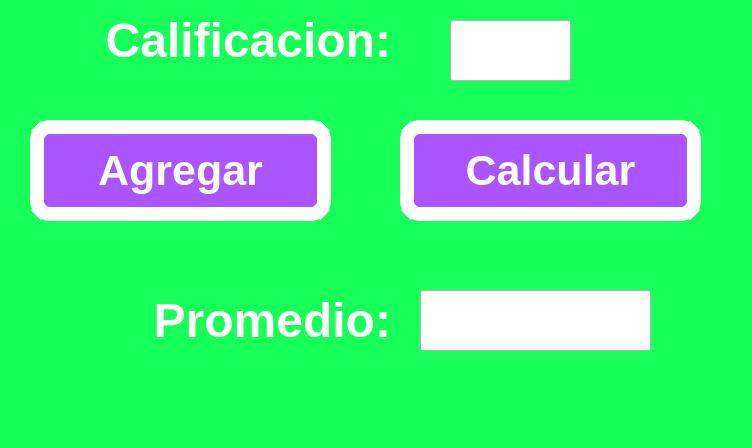
<?xml version="1.0" encoding="UTF-8"?>
<ui version="4.0">
 <class>MainWindow</class>
 <widget class="QMainWindow" name="MainWindow">
  <property name="geometry">
   <rect>
    <x>0</x>
    <y>0</y>
    <width>752</width>
    <height>448</height>
   </rect>
  </property>
  <property name="windowTitle">
   <string>MainWindow</string>
  </property>
  <property name="styleSheet">
   <string notr="true">background-color: rgb(23, 255, 89);
</string>
  </property>
  <widget class="QWidget" name="centralwidget">
   <widget class="QPushButton" name="btn_add">
    <property name="geometry">
     <rect>
      <x>30</x>
      <y>120</y>
      <width>301</width>
      <height>101</height>
     </rect>
    </property>
    <property name="font">
     <font>
      <pointsize>32</pointsize>
      <weight>75</weight>
      <bold>true</bold>
     </font>
    </property>
    <property name="styleSheet">
     <string notr="true">background-color: rgb(170, 85, 255);
color: rgb(255, 255, 255);
border-radius:20px;
border: 14px solid white;</string>
    </property>
    <property name="text">
     <string>Agregar</string>
    </property>
   </widget>
   <widget class="QLabel" name="labelA">
    <property name="geometry">
     <rect>
      <x>0</x>
      <y>-10</y>
      <width>391</width>
      <height>101</height>
     </rect>
    </property>
    <property name="text">
     <string>&lt;html&gt;&lt;head/&gt;&lt;body&gt;&lt;p align=&quot;right&quot;&gt;&lt;span style=&quot; font-size:36pt; font-weight:600; color:#ffffff;&quot;&gt;Calificacion:&lt;/span&gt;&lt;/p&gt;&lt;/body&gt;&lt;/html&gt;</string>
    </property>
   </widget>
   <widget class="QLineEdit" name="txt_cal">
    <property name="geometry">
     <rect>
      <x>450</x>
      <y>20</y>
      <width>121</width>
      <height>61</height>
     </rect>
    </property>
    <property name="styleSheet">
     <string notr="true">background-color: rgb(255, 255, 255);
font: 36pt &quot;MS Shell Dlg 2&quot;;</string>
    </property>
    <property name="text">
     <string/>
    </property>
    <property name="alignment">
     <set>Qt::AlignCenter</set>
    </property>
   </widget>
   <widget class="QLineEdit" name="txt_prom">
    <property name="geometry">
     <rect>
      <x>420</x>
      <y>290</y>
      <width>231</width>
      <height>61</height>
     </rect>
    </property>
    <property name="styleSheet">
     <string notr="true">background-color: rgb(255, 255, 255);
font: 36pt &quot;MS Shell Dlg 2&quot;;</string>
    </property>
    <property name="text">
     <string/>
    </property>
    <property name="alignment">
     <set>Qt::AlignCenter</set>
    </property>
   </widget>
   <widget class="QLabel" name="labelSuma">
    <property name="geometry">
     <rect>
      <x>70</x>
      <y>280</y>
      <width>321</width>
      <height>81</height>
     </rect>
    </property>
    <property name="text">
     <string>&lt;html&gt;&lt;head/&gt;&lt;body&gt;&lt;p align=&quot;right&quot;&gt;&lt;span style=&quot; font-size:36pt; font-weight:600; color:#ffffff;&quot;&gt;Promedio:&lt;/span&gt;&lt;/p&gt;&lt;/body&gt;&lt;/html&gt;</string>
    </property>
   </widget>
   <widget class="QPushButton" name="btn_prom">
    <property name="geometry">
     <rect>
      <x>400</x>
      <y>120</y>
      <width>301</width>
      <height>101</height>
     </rect>
    </property>
    <property name="font">
     <font>
      <pointsize>32</pointsize>
      <weight>75</weight>
      <bold>true</bold>
     </font>
    </property>
    <property name="styleSheet">
     <string notr="true">background-color: rgb(170, 85, 255);
color: rgb(255, 255, 255);
border-radius:20px;
border: 14px solid white;</string>
    </property>
    <property name="text">
     <string>Calcular</string>
    </property>
   </widget>
  </widget>
  <widget class="QMenuBar" name="menubar">
   <property name="geometry">
    <rect>
     <x>0</x>
     <y>0</y>
     <width>752</width>
     <height>26</height>
    </rect>
   </property>
  </widget>
  <widget class="QStatusBar" name="statusbar"/>
 </widget>
 <resources/>
 <connections/>
</ui>
